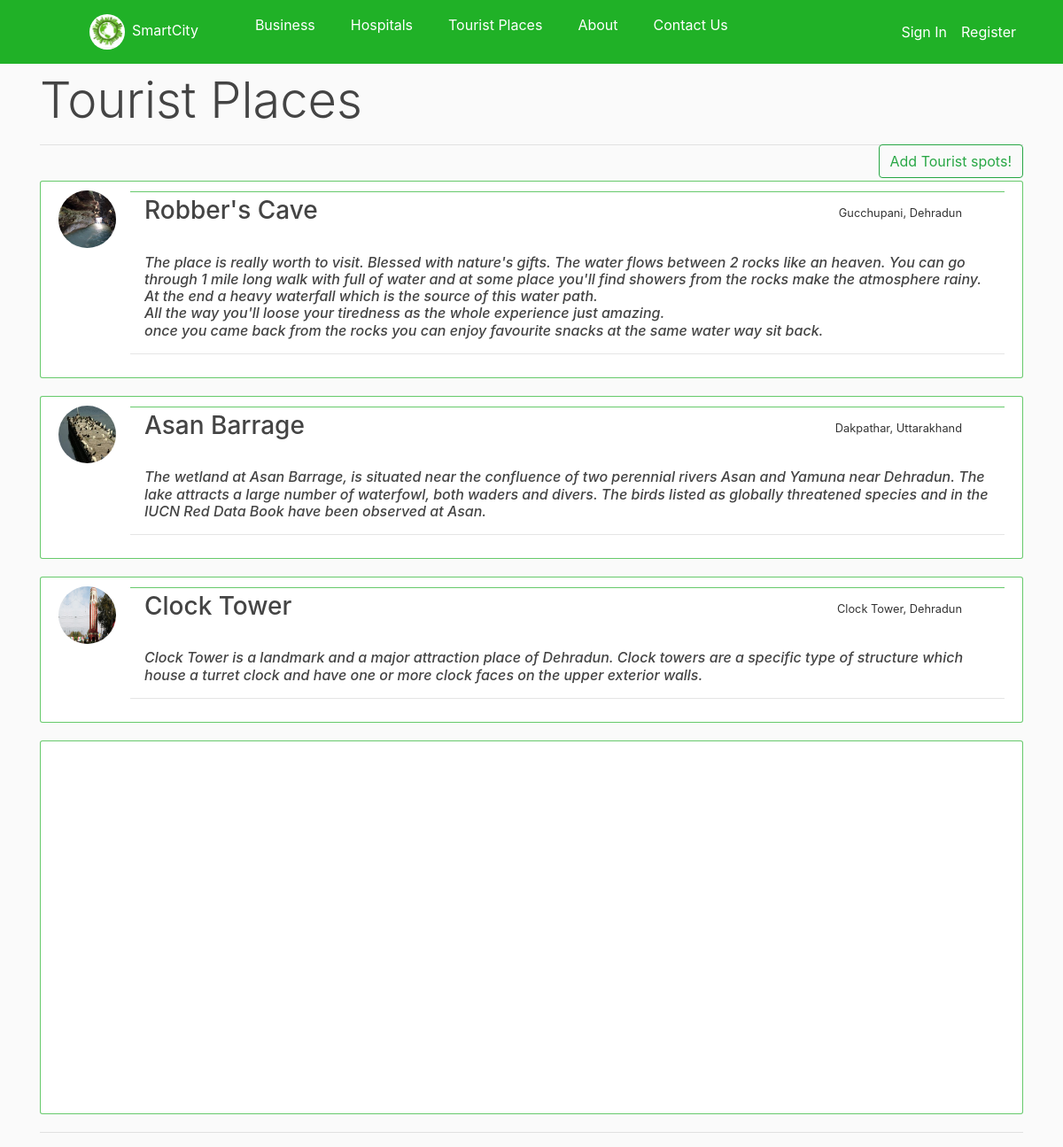
The page /places/ on the database its author committed.
### place/models.py (models this page shows, shortened)
class Place(models.Model):
      image=models.ImageField(default='place_logo.png', upload_to='places_pp')
      name=models.CharField(max_length=50,default='places')
      location=models.CharField(max_length=50,blank=False)
      highlight=models.TextField(blank=True)
      latitude=models.FloatField(blank=True,null=True)
      longitude=models.FloatField(blank=True,null=True)

### place/views.py (the view)
# urls.py: path('',views.PlaceListView.as_view(),name='places-home'),
class PlaceListView(ListView):
      model=Place
      template_name='places/places-home.html'
      context_object_name='places'

### place/templates/places/places-home.html (shortened to what this page needs)
{% extends 'base.html' %}
{% block content %}
      <div class="media-body">
      <h3 class="display-4">Tourist Places</h3>
      <a class="btn btn-outline-success mt-2 float-right" href="{% url 'places-add'%}" >
                  Add Tourist spots!
      </a>
      </div>
     <hr>
     <br>
{% for b in places  %}
<article class="media content-section">
      <img src="{{ b.image.url }}" class="rounded-circle article-img">
      <div class="media-body">
            <div class="article-metadata">
            <small class="float-right mt-3 mr-5">{{ b.location}}</small>
            </div>
      <h3><a class="article-title ml-3">{{ b.name }}</a></h3>
      <br>
      <h6 class="font-italic article-content ml-3"> {{ b.highlight }}</h6>
      <hr>
</article>
{% endfor %}
<article class="media content-section">
      <div id='map' style='width: 900px; height: 400px; margin:auto;'></div>
</article>
<hr>
{% endblock content %}

### home/templates/base.html (shortened to what this page needs)
{% load static %}
<!DOCTYPE html>
<html lang="en">
<head>
      <link href='https://api.mapbox.com/mapbox-gl-js/v2.8.2/mapbox-gl.css' rel='stylesheet' />
      <link rel="stylesheet" href="https://stackpath.bootstrapcdn.com/bootstrap/4.5.0/css/bootstrap.min.css">
      <link rel="stylesheet" href="{% static 'home/main.css' %}" type="text/css">
</head>
<body>
      {% include 'nav.html' %}
      <main role="main" class="container">
            {% block content %}
            {% endblock content %}
      </main>
</body>
</html>

### home/templates/nav.html (shortened to what this page needs)
{% load static %}
<header class="site-header">
  <nav class="navbar navbar-expand-md navbar-dark bg-steel fixed-top">
    <div class="container">
      <div class="collapse navbar-collapse" id="navbarToggle">
        <div class="navbar-nav mr-auto ml-5">
          <a class="nav-item nav-link" href="{% url 'main-home'%}">
            <img src="{% static 'images/design-112657805.jpg' %}" width="40" height="40" class="rounded-circle mr-2">SmartCity
          </a>
          <a class="nav-item nav-link ml-5" href="{% url 'business-home'%}">Business</a>
          <a class="nav-item nav-link ml-4" href="{% url 'hospital-home'%}">Hospitals</a>
          <a class="nav-item nav-link ml-4" href="{% url 'places-home'%}">Tourist Places</a>
          <a class="nav-item nav-link ml-4" href="{% url 'main-about'%}">About </a>
           <a class="nav-item nav-link ml-4" href="{% url 'main-contact'%}">Contact Us</a>
        </div>
        <div class="navbar-nav">
        {% if user.is_authenticated %}
            <a class="nav-item nav-link" href="{% url 'users-logout'%}">Log Out</a>
            <a class="nav-item nav-link" href="{% url 'users-profile'%}">My Profile</a>
        {% else %}
            <a class="nav-item nav-link" href="{% url 'users-login'%}">Sign In</a>
            <a class="nav-item nav-link" href="{% url 'users-register'%}">Register</a>
        {% endif %}
        </div>
      </div>
    </div>
  </nav>
</header>

### home/static/home/main.css (style rules this page uses)
body { background: #fafafa; color: #333333; margin-top: 5rem; }
h1, h2, h3, h4, h5, h6 { color: #444444; }
.bg-steel { background-color: #20b127; }
.site-header .navbar-nav .nav-link { color: #ffffff; }
.content-section { background: #ffffff; padding: 10px 20px; border: 1px solid #20b127ad; border-radius: 3px; margin-bottom: 20px; }
.article-title { color: #444444; }
.article-content { white-space: pre-line; }
.article-img { height: 65px; width: 65px; margin-right: 16px; }
.article-metadata { padding-bottom: 1px; margin-bottom: 4px; border-bottom: 1px solid #20b127ad; }

### rows shown on the page
Place: image (picture), location "Gucchupani, Dehradun", name "Robber's Cave", highlight "The place is really worth to visit. Blessed with nature's gifts. The water flows between 2 rocks like an heaven. You can go through 1 mile long walk with full of water and at some place you'll find showers from the rocks make the atmosphere rainy. At the end a heavy waterfall which is the source of this water path. All the way you'll loose your tiredness as the whole experience just amazing. once you came back from the rocks you can enjoy favourite snacks at the same water way sit back."
Place: image (picture), location "Dakpathar, Uttarakhand", name "Asan Barrage", highlight "The wetland at Asan Barrage, is situated near the confluence of two perennial rivers Asan and Yamuna near Dehradun. The lake attracts a large number of waterfowl, both waders and divers. The birds listed as globally threatened species and in the IUCN Red Data Book have been observed at Asan."
Place: image (picture), location "Clock Tower, Dehradun", name "Clock Tower", highlight "Clock Tower is a landmark and a major attraction place of Dehradun. Clock towers are a specific type of structure which house a turret clock and have one or more clock faces on the upper exterior walls."
